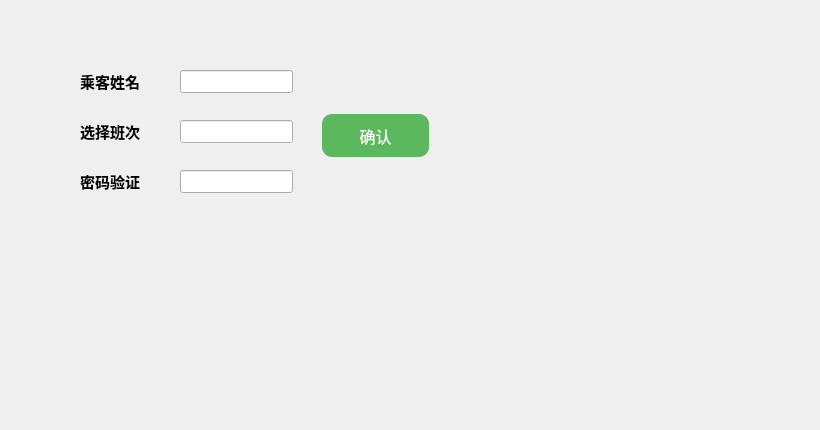
    <widget class="QWidget" name="tabWidgetPage5">
     <attribute name="title">
      <string>退票</string>
     </attribute>
     <widget class="QLabel" name="labelCancelPassengerName">
      <property name="geometry">
       <rect>
        <x>80</x>
        <y>70</y>
        <width>71</width>
        <height>21</height>
       </rect>
      </property>
      <property name="text">
       <string>&lt;html&gt;&lt;head/&gt;&lt;body&gt;&lt;p&gt;&lt;span style=&quot; font-size:11pt; font-weight:700;&quot;&gt;乘客姓名&lt;/span&gt;&lt;/p&gt;&lt;/body&gt;&lt;/html&gt;</string>
      </property>
     </widget>
     <widget class="QLineEdit" name="lineEditCancelPassengerName">
      <property name="geometry">
       <rect>
        <x>180</x>
        <y>70</y>
        <width>113</width>
        <height>23</height>
       </rect>
      </property>
     </widget>
     <widget class="QPushButton" name="cancelTicketButton">
      <property name="geometry">
       <rect>
        <x>320</x>
        <y>110</y>
        <width>111</width>
        <height>51</height>
       </rect>
      </property>
      <property name="styleSheet">
       <string notr="true">background-color: #5cb85c;
            border: none;
            color: white;
            padding: 10px 20px;
            text-align: center;
            text-decoration: none;
            display: inline-block;
            font-size: 16px;
            margin: 4px 2px;
            transition-duration: 0.4s;
            cursor: pointer;
            border-radius: 10px;</string>
      </property>
      <property name="text">
       <string>确认</string>
      </property>
     </widget>
     <widget class="QLineEdit" name="lineEditCancelTrainNumber">
      <property name="geometry">
       <rect>
        <x>180</x>
        <y>120</y>
        <width>113</width>
        <height>23</height>
       </rect>
      </property>
     </widget>
     <widget class="QLabel" name="label_5">
      <property name="geometry">
       <rect>
        <x>80</x>
        <y>120</y>
        <width>71</width>
        <height>21</height>
       </rect>
      </property>
      <property name="text">
       <string>&lt;html&gt;&lt;head/&gt;&lt;body&gt;&lt;p&gt;&lt;span style=&quot; font-size:11pt; font-weight:700;&quot;&gt;选择班次&lt;/span&gt;&lt;/p&gt;&lt;/body&gt;&lt;/html&gt;</string>
      </property>
     </widget>
     <widget class="QLabel" name="label_11">
      <property name="geometry">
       <rect>
        <x>80</x>
        <y>170</y>
        <width>71</width>
        <height>21</height>
       </rect>
      </property>
      <property name="text">
       <string>&lt;html&gt;&lt;head/&gt;&lt;body&gt;&lt;p&gt;&lt;span style=&quot; font-size:11pt; font-weight:700;&quot;&gt;密码验证&lt;/span&gt;&lt;/p&gt;&lt;/body&gt;&lt;/html&gt;</string>
      </property>
     </widget>
     <widget class="QLineEdit" name="lineEditPasswordCancel">
      <property name="geometry">
       <rect>
        <x>180</x>
        <y>170</y>
        <width>113</width>
        <height>23</height>
       </rect>
      </property>
     </widget>
     <widget class="QLabel" name="label_21">
      <property name="geometry">
       <rect>
        <x>70</x>
        <y>240</y>
        <width>281</width>
        <height>91</height>
       </rect>
      </property>
      <property name="styleSheet">
       <string notr="true">image: url(:/insert2.jpg);</string>
      </property>
      <property name="text">
       <string/>
      </property>
     </widget>
     <widget class="QLabel" name="label_22">
      <property name="geometry">
       <rect>
        <x>680</x>
        <y>340</y>
        <width>131</width>
        <height>81</height>
       </rect>
      </property>
      <property name="styleSheet">
       <string notr="true">image: url(:/封面.png);</string>
      </property>
      <property name="text">
       <string/>
      </property>
     </widget>
    </widget>
